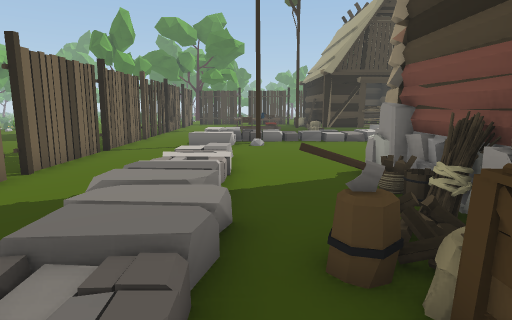
view 1 (above)

24 first-person views from a walk through a 3-D level made in the Unity game engine. The camera is 1.5 m above the floor, tilts 10° down and sees 80° across. The floor is counted in squares, 1 m on a side. Each view is taken from the middle of a square. On the plan, view 1 faces up. The plan holds only what a view shows up to about 15 squares ahead; the rest is blank. The place goes on beyond the plan. The player character is not drawn. Some animated figures are left out.

view 2
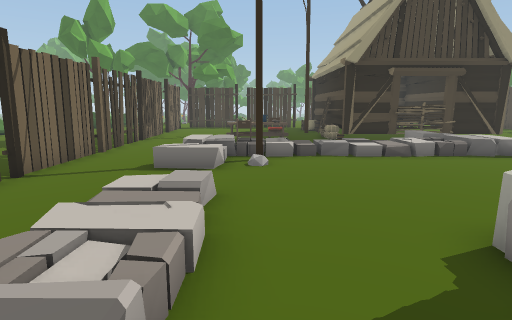

view 3
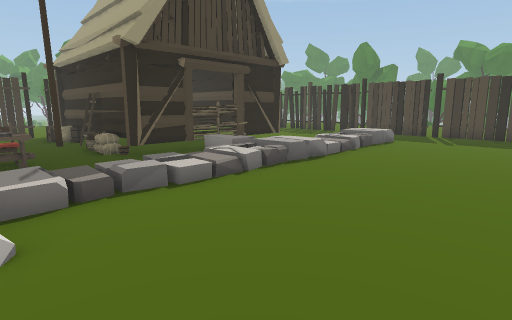

view 4
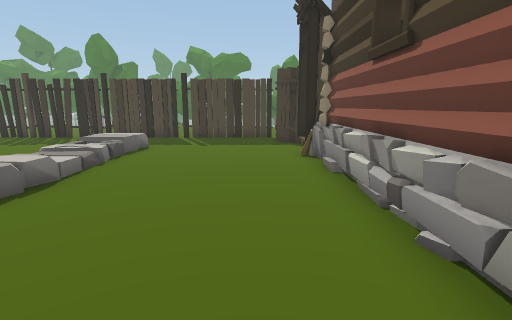

view 5
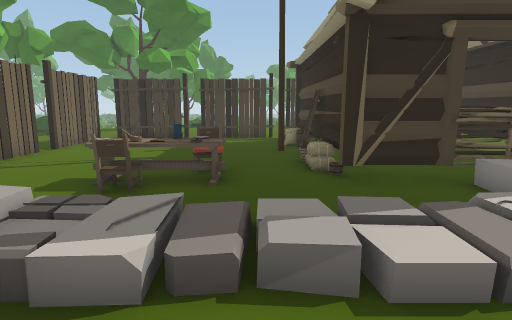

view 6
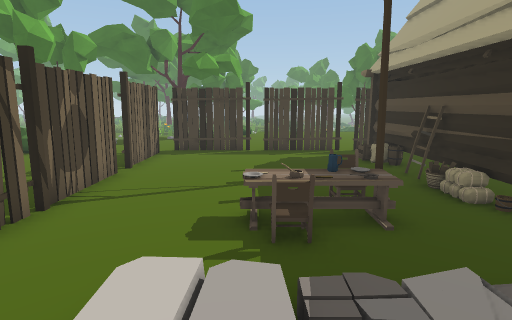

view 7
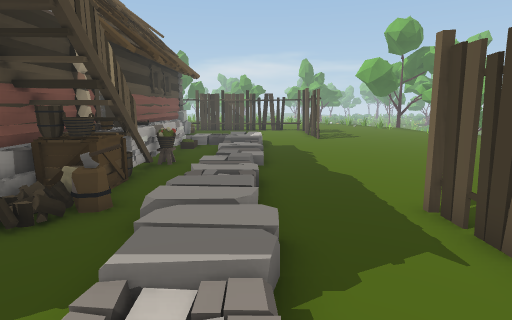

view 8
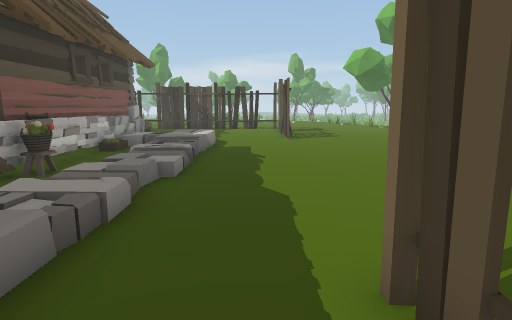

view 9
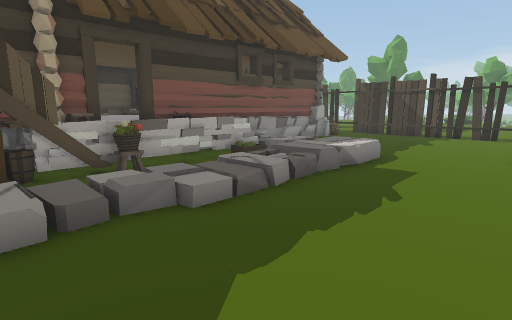

view 10
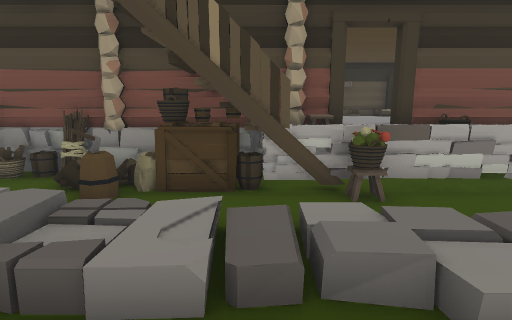

view 11
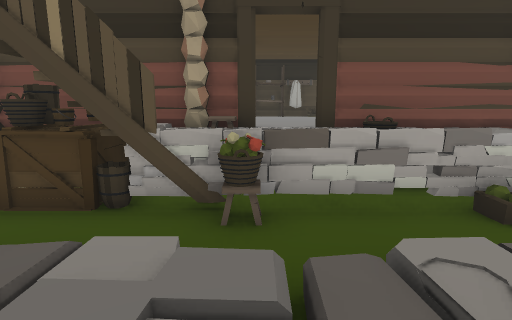

view 12
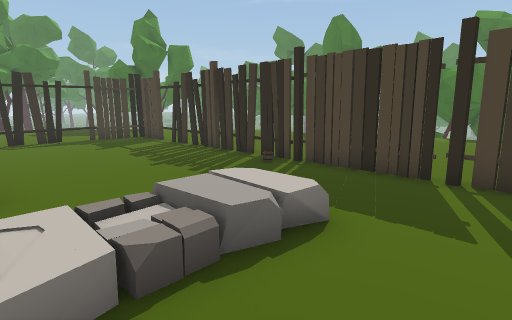

view 13
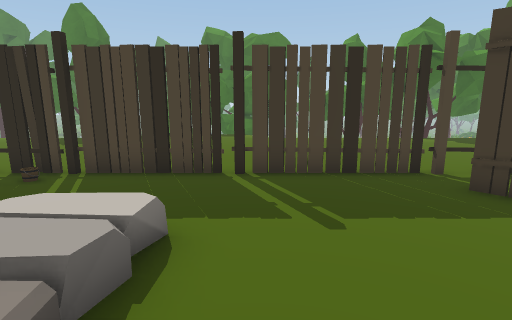

view 14
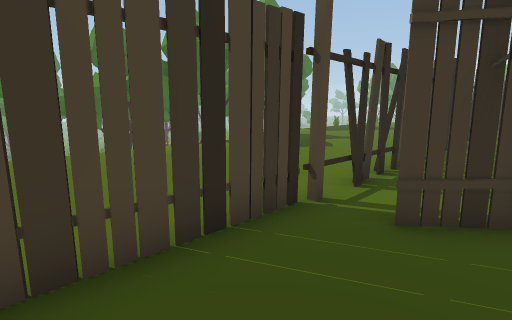

view 15
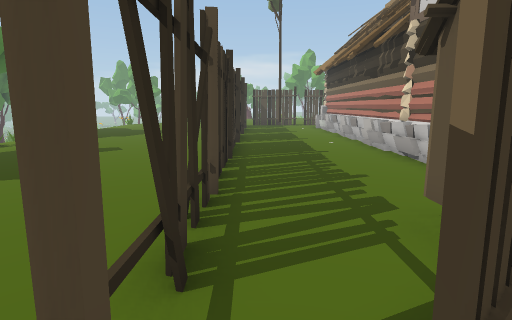

view 16
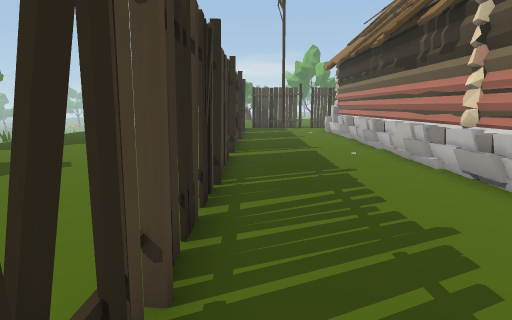

view 17
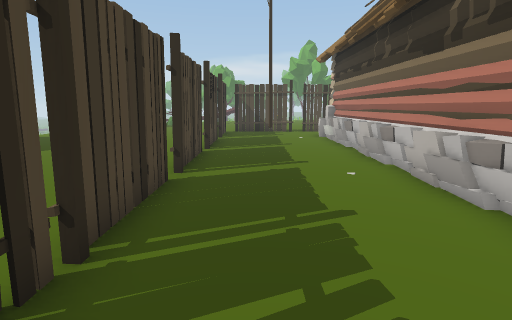

view 18
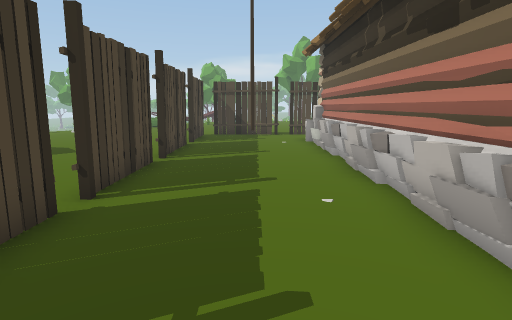

view 19
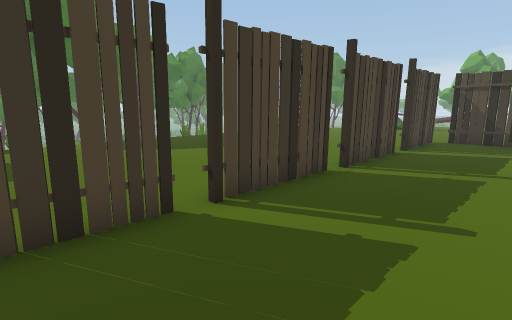

view 20
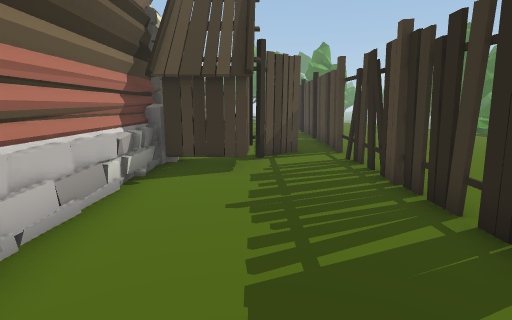

view 21
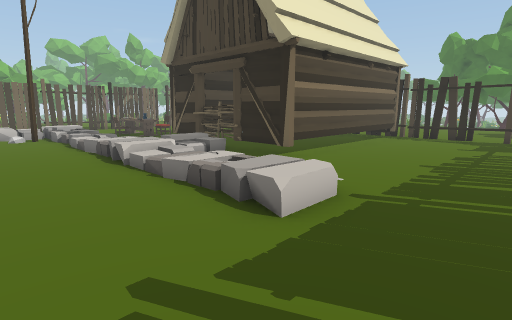

view 22
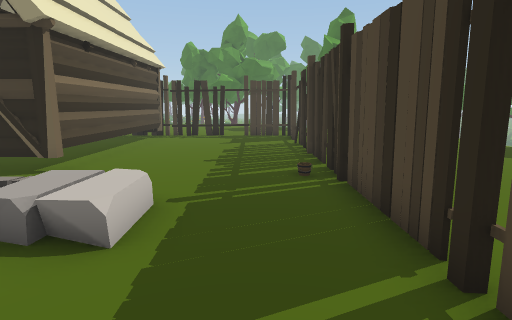

view 23
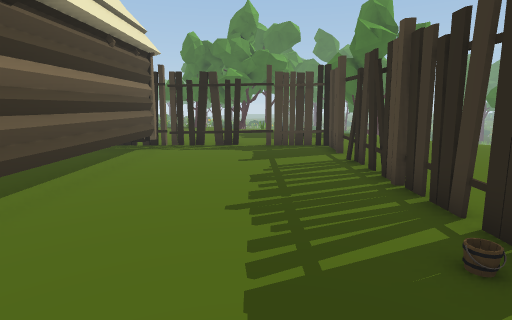

view 24
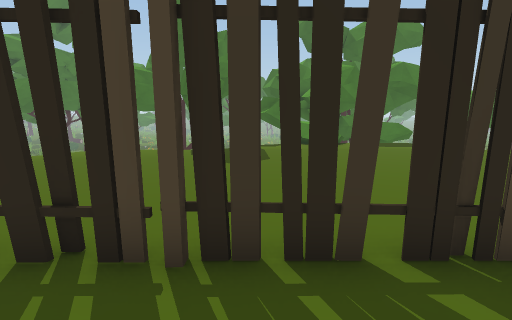

### Floor plan
Key: @ floor where view 1 was taken; # wall or solid block; x gap in a wall; . main floor; : floor 0.5 m higher than the main floor; + floor 1 m higher than the main floor; / step, stairs or slope; = window, fence, low wall or low ledge; T tree; B basket; S stump; C crate; U building; N container; L ladder; H thing the floor can be seen under or through; O other object.
Columns run from 6 left of view 1 to 26 right of it. Each row starts with its distance up from view 1.
 28                 .....
 27                 ......
 26  .###x###x#     #x####x#.
 25  #........UUU UUU......#.   ../
 24 .#........CU  ..U......x. .....
 23 .#.......OUU  ..U......#.......
 22 .#........UU  ..U......#.......
 21  x.......TLU  ..#......x.......
 20  #........LU. ..U......x.......
 19 .#.....O.NNU....U......#.........
 18 .x...OOO..NU....U......x.........
 17 .#... OO..UUUUUUU......#......../
 16 .x...O......///........x......../
 15  #.....//..////.//./...#.........
 14  x..:////////://///:...#.........
 13  #..//T/////////////...x.........
 12 .#..///................x.......
 11 .#.....................H.......
 10  x.....................H.......
  9  #..//.................H.......
  8 .#..//..............O#.x.......
  7 .#../:...########OUO#..x.......
  6  x..//...       ##UUU..x.......
  5  x..//..B#       #UUU..x.......
  4  x../...=#       #.....x.......
  3 .#..//.S##       #.....x.......
  2 ....//.S##       #.....x.......
  1 ....//.C##       #.....#......
  0 ..../:@O##       #=....x.......
 -1 ....//.OO#       #.....H........
 -2 ....//.BO##+++++ #=....H.........
 -3 ....//.OO##+++++O#=....x.........
 -4 ....//.OO  +++++O#.....x.........
 -5 ....//.OO#      O#.....#........
 -6 ....//.O #      O#=....#........
 -7 ....:/// #      O#.....x.......
 -8 ..../////#      O#.....x.........
 -9 .....    #      O#=....#.... ....
-10 x ...    #       #=....#.. .  ..
-11  x....   #       #.....x.. ..
-12  x....  =#       #=....x... ..
-13   .....          #=....#... ..
-14   .....           .....#.

Where each view was taken, in squares from view 1:
view 1: 0 up, 0 right, facing up
view 2: 4 up, 0 right, facing up
view 3: 8 up, 0 right, facing up-right
view 4: 9 up, 2 right, facing right
view 5: 11 up, 2 right, facing up
view 6: 12 up, 1 left, facing up
view 7: 8 up, 2 left, facing down
view 8: 5 up, 4 left, facing down
view 9: 1 up, 6 left, facing down-right
view 10: 0 up, 4 left, facing right
view 11: 2 down, 3 left, facing right
view 12: 11 up, 10 right, facing up-right
view 13: 12 up, 10 right, facing right
view 14: 12 up, 14 right, facing down-right
view 15: 9 up, 16 right, facing down
view 16: 6 up, 16 right, facing down
view 17: 3 up, 15 right, facing down
view 18: 1 up, 14 right, facing down
view 19: 1 down, 13 right, facing down-right
view 20: 2 down, 14 right, facing up
view 21: 10 up, 16 right, facing up-left
view 22: 10 up, 15 right, facing up
view 23: 14 up, 14 right, facing up
view 24: 19 up, 14 right, facing right
